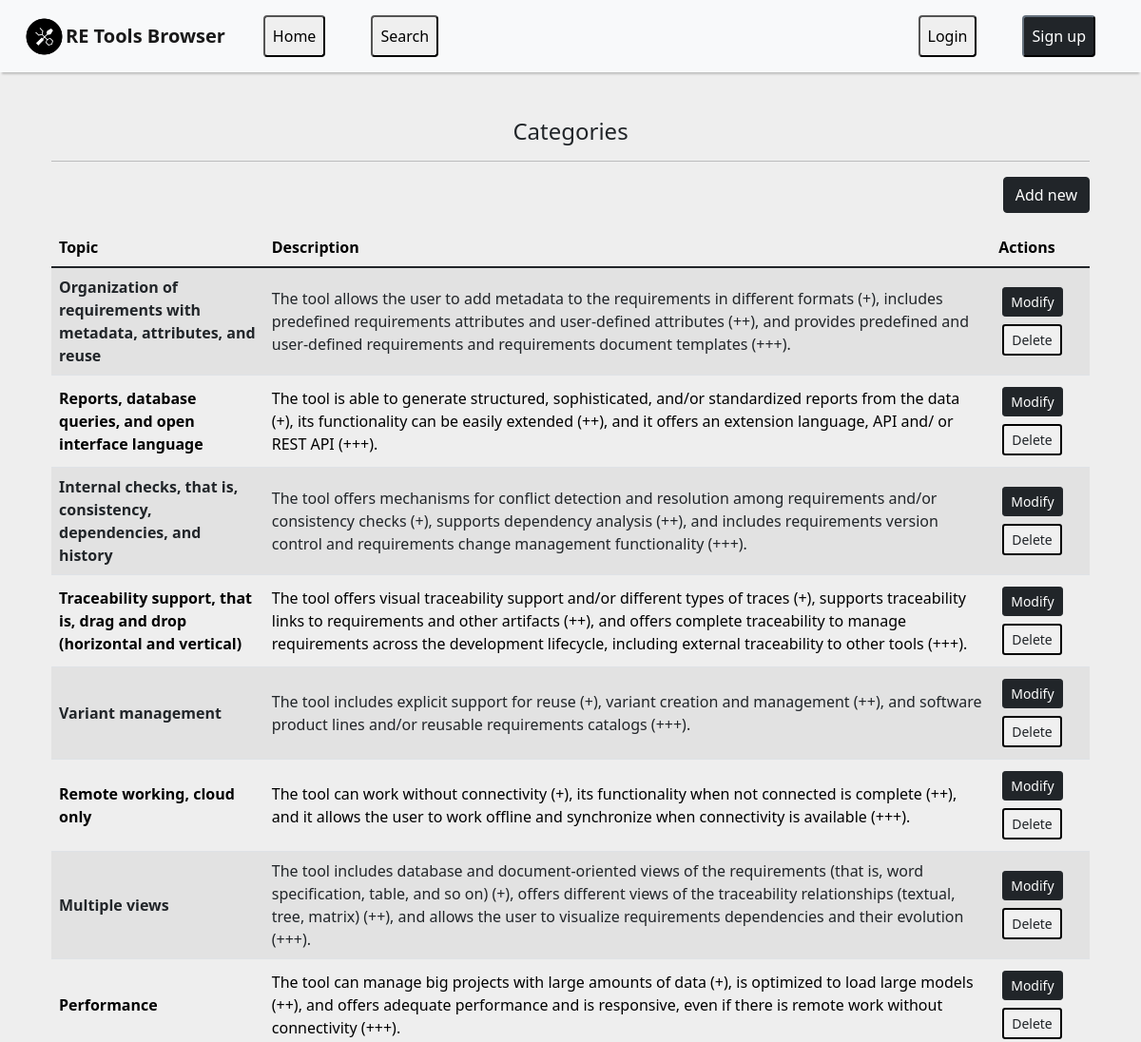
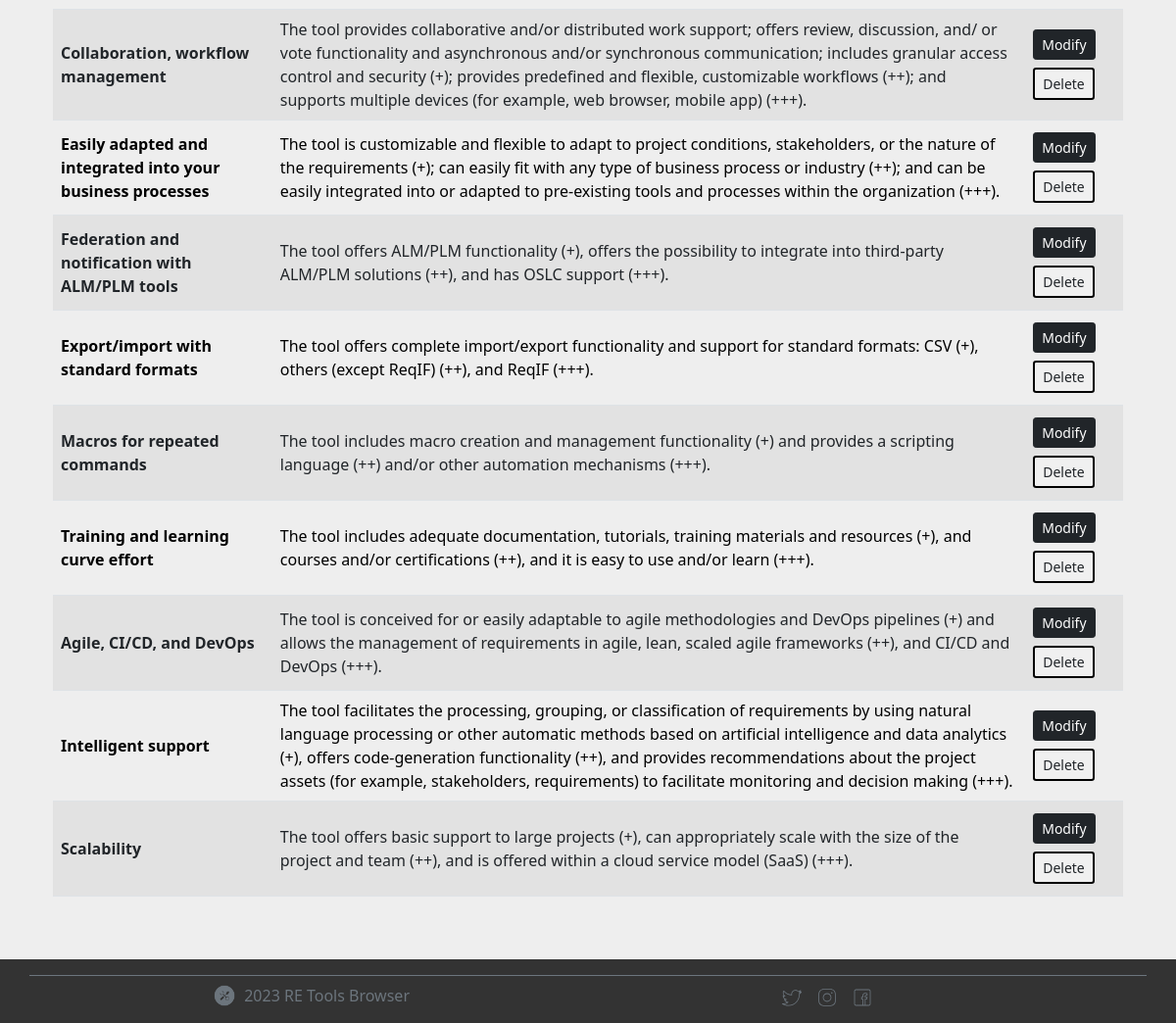
The page /categories on the database its author committed (2 pictures, top to bottom).
### general/models.py (models this page shows, shortened)
class Category(models.Model):
    topic = models.CharField(max_length=200)
    description = models.TextField()

### general/views.py (the view)
# urls.py: path('categories', views.categories, name='categories'),
def categories(request):
    registered = request.GET.get('registered')
    deleted = request.GET.get('deleted')
    if registered:
        message = "The category has been registered successfully."
    elif deleted:
        message = "The category has been deleted successfully."
    else:
        message = ""
    flag = 1 if registered or deleted else 0
    categories = Category.objects.all()
    return render(request, 'categories.html', {
        'categories' : categories,
        'flag' : flag,
        'message' : message
    })

### general/templates/categories.html (shortened to what this page needs)
{% extends 'base.html' %}
{% load static %}
{% block content %}
<article class="container py-5">
  <h4 class="text-center">Categories</h4>
  <hr>
  <div class="d-flex justify-content-end">
    <a href="/categories/new"><button type="button" class="btn btn-dark mb-3">Add new</button></a>
  </div>
  {% if categories %}
  <div class="table-responsive">
    <table class="table table-striped" id="table-search">
      <thead>
        <tr>
          <th>Topic</th>
          <th>Description</th>
          <th>Actions</th>
        </tr>
      </thead>
      <tbody>
        {% for category in categories %}
        <tr>
          <td class="align-middle">
            <strong>{{ category.topic }}</strong>
          </td>
          <td class="align-middle">
            {{ category.description }}
          </td>
          <td class="align-middle">
            <a href="/categories/{{ category.id }}"><button type="button"
                class="btn btn-dark btn-sm m-1">Modify</button></a>
            <button type="button" class="btn btn-modal btn-sm border-primary m-1" data-bs-toggle="modal"
              data-bs-target="#modal" id="delete-{{category.id}}">
              Delete
            </button>
          </td>
        </tr>
        {% endfor %}
      </tbody>
    </table>
  </div>
  {% else %}
  <div class="alert alert-dark" role="alert">
    <h4 class="alert-heading">No categories.</h4>
    <p>No categories were founded in the system by now.</p>
  </div>
  {% endif %}
</article>
{% endblock %}

### general/static/css/style.css (style rules this page uses)
body { background-color: #eeeeee; }
a { color: #000; }
.border-primary { background: #F0F0F0; border-color: black !important; border-width: revert; }

### rows shown on the page
Category: topic "Organization of requirements with metadata, attributes, and reuse", description "The tool allows the user to add metadata to the requirements in different formats (+), includes predefined requirements attributes and user-defined attributes (++), and provides predefined and user-defined requirements and requirements document templates (+++)."
Category: topic "Reports, database queries, and open interface language", description "The tool is able to generate structured, sophisticated, and/or standardized reports from the data (+), its functionality can be easily extended (++), and it offers an extension language, API and/ or REST API (+++)."
Category: topic "Internal checks, that is, consistency, dependencies, and history", description "The tool offers mechanisms for conflict detection and resolution among requirements and/or consistency checks (+), supports dependency analysis (++), and includes requirements version control and requirements change management functionality (+++)."
Category: topic "Traceability support, that is, drag and drop (horizontal and vertical)", description "The tool offers visual traceability support and/or different types of traces (+), supports traceability links to requirements and other artifacts (++), and offers complete traceability to manage requirements across the development lifecycle, including external traceability to other tools (+++)."
Category: topic "Variant management", description "The tool includes explicit support for reuse (+), variant creation and management (++), and software product lines and/or reusable requirements catalogs (+++)."
Category: topic "Remote working, cloud only", description "The tool can work without connectivity (+), its functionality when not connected is complete (++), and it allows the user to work offline and synchronize when connectivity is available (+++)."
Category: topic "Multiple views", description "The tool includes database and document-oriented views of the requirements (that is, word specification, table, and so on) (+), offers different views of the traceability relationships (textual, tree, matrix) (++), and allows the user to visualize requirements dependencies and their evolution (+++)."
Category: topic "Performance", description "The tool can manage big projects with large amounts of data (+), is optimized to load large models (++), and offers adequate performance and is responsive, even if there is remote work without connectivity (+++)."
Category: topic "Collaboration, workflow management", description "The tool provides collaborative and/or distributed work support; offers review, discussion, and/ or vote functionality and asynchronous and/or synchronous communication; includes granular access control and security (+); provides predefined and flexible, customizable workflows (++); and supports multiple devices (for example, web browser, mobile app) (+++)."
Category: topic "Easily adapted and integrated into your business processes", description "The tool is customizable and flexible to adapt to project conditions, stakeholders, or the nature of the requirements (+); can easily fit with any type of business process or industry (++); and can be easily integrated into or adapted to pre-existing tools and processes within the organization (+++)."
Category: topic "Federation and notification with ALM/PLM tools", description "The tool offers ALM/PLM functionality (+), offers the possibility to integrate into third-party ALM/PLM solutions (++), and has OSLC support (+++)."
Category: topic "Export/import with standard formats", description "The tool offers complete import/export functionality and support for standard formats: CSV (+), others (except ReqIF) (++), and ReqIF (+++)."
Category: topic "Macros for repeated commands", description "The tool includes macro creation and management functionality (+) and provides a scripting language (++) and/or other automation mechanisms (+++)."
Category: topic "Training and learning curve effort", description "The tool includes adequate documentation, tutorials, training materials and resources (+), and courses and/or certifications (++), and it is easy to use and/or learn (+++)."
Category: topic "Agile, CI/CD, and DevOps", description "The tool is conceived for or easily adaptable to agile methodologies and DevOps pipelines (+) and allows the management of requirements in agile, lean, scaled agile frameworks (++), and CI/CD and DevOps (+++)."
Category: topic "Intelligent support", description "The tool facilitates the processing, grouping, or classification of requirements by using natural language processing or other automatic methods based on artificial intelligence and data analytics (+), offers code-generation functionality (++), and provides recommendations about the project assets (for example, stakeholders, requirements) to facilitate monitoring and decision making (+++)."
Category: topic "Scalability", description "The tool offers basic support to large projects (+), can appropriately scale with the size of the project and team (++), and is offered within a cloud service model (SaaS) (+++)."
